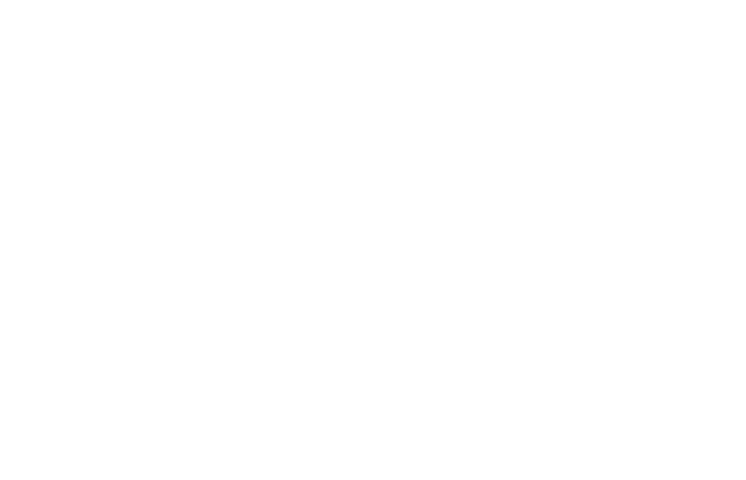
Frame 1 (no input)
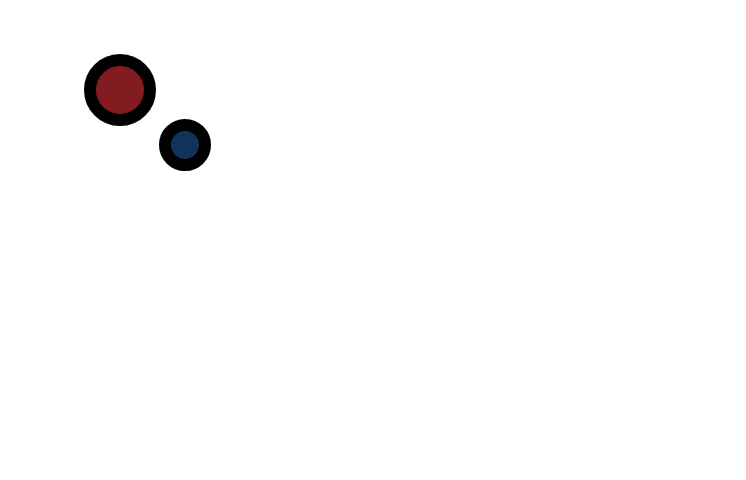
Frame 60 (no input)
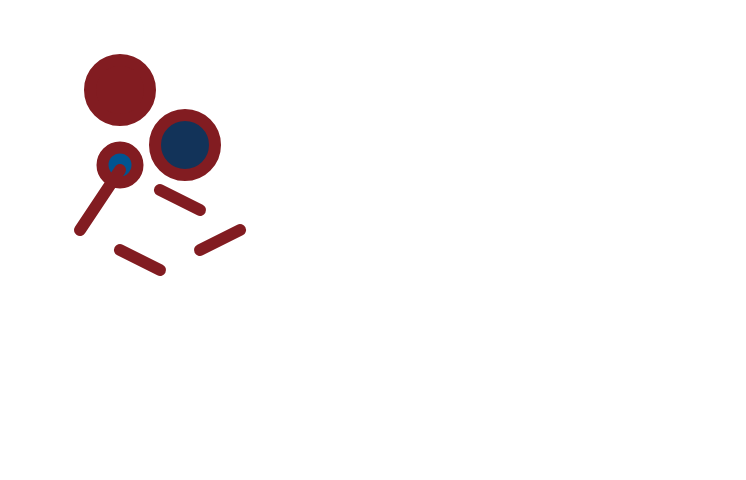
Frame 120 (the mouse pressed at the canvas centre since frame 60)

The p5.js sketch that drew these frames (run headless with seeded random() and noise() and a simulated clock; from frame 60 on, the mouse is pressed at the canvas centre):

// p5.js sketch
// ── sketch.js
let t = 0;
function setup() {
  createCanvas(746,480);
  textFont("sans-serif");
}
function draw() {
  background(255);
  t++;
  //------------------------
  // ① 上の丸
  //------------------------
  if(t > 10){
    fill(130,28,33);
    circle(120,90, map(t,10,40,0,60,true));
  }
  if(t > 40){
    fill(18,51,89);
    circle(185,145, map(t,40,70,0,60,true));
  }
  if(t > 70){
    fill(0,84,145);
    circle(120,165, map(t,70,100,0,35,true));
  }
  //------------------------
  // ② ロゴ本体
  //------------------------
  strokeWeight(12);
  if(t > 100){
    stroke(130,28,33);
    let a = map(t,100,140,0,1,true);
    line(80,230, 80 + (160-80)*a, 190 + (190-230)*a);
    line(160,190, 160 + (240-160)*a, 190 + (230-190)*a);
    line(240,230, 240 + (160-240)*a, 230 + (270-230)*a);
    line(160,270, 160 + (80-160)*a, 270 + (230-270)*a);
  }
  if(t > 140){
    stroke(18,51,89);
    let b = map(t,140,170,0,1,true);
    line(80,250, 80 + (155-80)*b, 250 + (287-250)*b);
    line(80,250, 80 + (155-80)*b, 250 + (350-250)*b);
    line(155,350, 155 + (80-155)*b, 350 + (313-350)*b);
  }
  if(t > 170){
    stroke(0,84,145);
    let c = map(t,170,200,0,1,true);
    line(170,350, 170, 350 + (287-350)*c);
    line(170,350, 170 + (240-170)*c, 350 + (313-350)*c);
    line(240,313, 240, 313 + (250-313)*c);
  }
  //------------------------
  // ③ 中央の赤丸
  //------------------------
  if(t > 200){
    noStroke();
    fill(130,28,33);
    circle(175,215, map(t,200,230,0,30,true));
  }
  //------------------------
  // ④ キャッチコピー（細く）
  //------------------------
  if(t > 230){
    fill(20,50,90, map(t,230,260,0,255,true));
    textSize(34);
    stroke(20,50,90);
    strokeWeight(1.2);
    text("偉大なる平凡人たれ",300,95);
    noStroke();
  }
  //------------------------
  // ⑤ 100
  //------------------------
  if(t > 260){
    fill(130,28,33);
    textSize(130);
    let x = map(t,260,300,150,330,true);
    text("100",x,230);
  }
  //------------------------
  // ⑥ th
  //------------------------
  if(t > 300){
    textSize(62);
    stroke(130,28,33);
    strokeWeight(2.0);
    let x2 = map(t,300,340,700,545,true);
    text("th",x2,230);
    noStroke();
  }
  //------------------------
  // ⑦ Anniversary（赤色）
  //------------------------
  if(t > 340){
    fill(130,28,33, map(t,340,370,0,255,true)); // ★赤
    textSize(44);
    stroke(130,28,33);
    strokeWeight(2.3);
    text("Anniversary",330,305);
    noStroke();
  }
  //------------------------
  // ⑧ SINCE 1928（赤色）
  //------------------------
  if(t > 370){
    fill(130,28,33, map(t,370,400,0,255,true)); // ★赤
    textSize(30);
    stroke(130,28,33);
    strokeWeight(1.3);
    text("SINCE 1928",390,345);
    noStroke();
  }
  //------------------------
  // ⑨ 学校法人大阪産業大学（赤色）
  //------------------------
  if(t > 400){
    fill(130,28,33, map(t,400,430,0,255,true)); // ★赤
    textSize(34);
    stroke(130,28,33);
    strokeWeight(1.8);   // ★Anniversary/SINCE と同じ太さ
    text("学校法人大阪産業大学",300,405);
    noStroke();
  }
}
